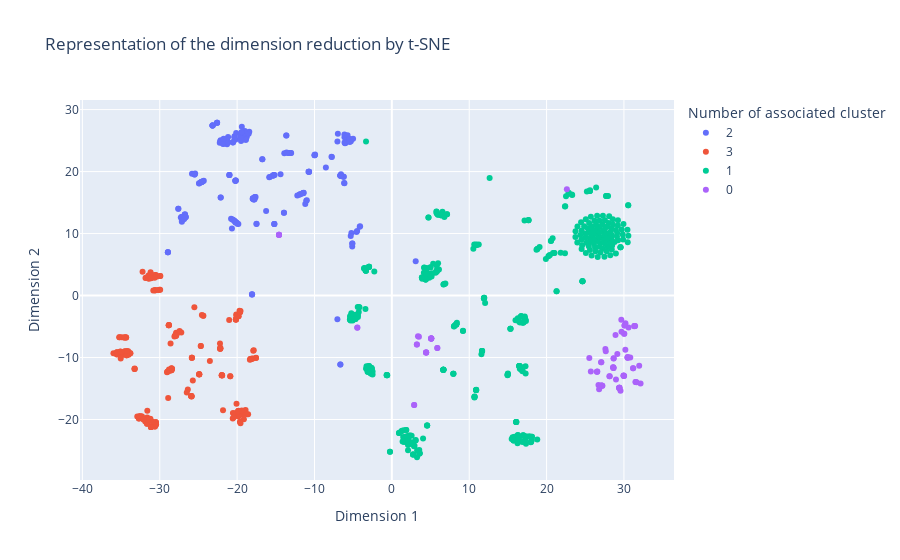

The code cell stored with this chart in its notebook:
### Markdown cell above
## Visualisation

### Code cell
# representing the data
fig = px.scatter(df_tsne, x="TSNE_DIM1", y="TSNE_DIM2",color="cluster",
                 labels= {
                     "TSNE_DIM1": "Dimension 1",
                     "TSNE_DIM2": "Dimension 2",
                     "cluster": "Number of associated cluster"
                 },
                 title= "Representation of the dimension reduction by t-SNE")
fig.show()

### Figure 1 — Plotly figure (JSON) as saved in the notebook; plotly's stock layout.template omitted (floating-point values rounded to 4 significant figures; data arrays with more than 128 entries replaced by an {"elided": "..."} marker saying what was removed)
{"data": [{"hovertemplate": "Number of associated cluster=2<br>Dimension 1=%{x}<br>Dimension 2=%{y}<extra></extra>", "legendgroup": "2", "marker": {"color": "#636efa", "symbol": "circle"}, "mode": "markers", "name": "2", "orientation": "v", "showlegend": true, "type": "scatter", "x": {"elided": "199 float values"}, "xaxis": "x", "y": {"elided": "199 float values"}, "yaxis": "y"}, {"hovertemplate": "Number of associated cluster=3<br>Dimension 1=%{x}<br>Dimension 2=%{y}<extra></extra>", "legendgroup": "3", "marker": {"color": "#EF553B", "symbol": "circle"}, "mode": "markers", "name": "3", "orientation": "v", "showlegend": true, "type": "scatter", "x": {"elided": "198 float values"}, "xaxis": "x", "y": {"elided": "198 float values"}, "yaxis": "y"}, {"hovertemplate": "Number of associated cluster=1<br>Dimension 1=%{x}<br>Dimension 2=%{y}<extra></extra>", "legendgroup": "1", "marker": {"color": "#00cc96", "symbol": "circle"}, "mode": "markers", "name": "1", "orientation": "v", "showlegend": true, "type": "scatter", "x": {"elided": "405 float values"}, "xaxis": "x", "y": {"elided": "405 float values"}, "yaxis": "y"}, {"hovertemplate": "Number of associated cluster=0<br>Dimension 1=%{x}<br>Dimension 2=%{y}<extra></extra>", "legendgroup": "0", "marker": {"color": "#ab63fa", "symbol": "circle"}, "mode": "markers", "name": "0", "orientation": "v", "showlegend": true, "type": "scatter", "x": [-4.467, 26.71, 25.72, 31.18, 27.04, 3.38, 2.885, 4.433, 4.433, 28.63, 29.97, 4.434, 27.6, -14.58, 30.2, 30.18, 5.09, 30.49, 29.97, 29.4, 28.65, 25.52, 30.59, 30.82, 28.12, 27.65, 31.36, 2.886, 31.34, 29.96, 28.61, 27.2, -14.59, 5.089, 28.17, -14.59, 28.61, 5.88, 3.5, 5.087, 30.03, 30.08, 28.97, 28.67, -4.461, 31.64, 29.41, 3.233, 29.42, 30.48, 5.877, 29.56, 5.087, 31.51, 28.65, 27.2, 32.15, 31.97, 29.96, 29.38, 29.39, 30.48, 26.56, 26.53, 30.47, 3.236, 30.05, 31.37, 26.79, 31.5, 27.1, 27.1, 30.02, 30.08, 29.66, 5.09, 5.089, -14.59, 26.5, 31.44, 28.67, 28.91, 27.08, 4.433, 29.14, 22.62, 31.19, 29.68], "xaxis": "x", "y": [-5.179, -14.45, -12.24, -11.74, -10.78, -6.564, -17.66, -9.188, -9.188, -11.63, -12.92, -9.187, -8.627, 9.78, -4.477, -8.753, -6.929, -9.928, -12.93, -14.86, -11.69, -10.08, -5.152, -10.0, -13.0, -8.972, -4.927, -17.67, -4.968, -12.95, -11.58, -14.56, 9.797, -6.929, -13.04, 9.797, -11.6, -8.482, -6.651, -6.927, -6.183, -4.853, -13.53, -10.17, -5.161, -13.97, -14.87, -7.896, -14.88, -10.03, -8.475, -15.37, -6.927, -13.95, -11.68, -14.56, -14.21, -11.33, -12.95, -14.9, -14.86, -10.03, -12.27, -12.3, -9.975, -7.898, -6.161, -4.928, -15.12, -13.96, -14.5, -14.5, -12.98, -4.843, -3.896, -6.917, -6.917, 9.797, -12.29, -4.929, -10.12, -6.363, -10.76, -9.188, -9.422, 17.13, -11.72, -5.853], "yaxis": "y"}], "layout": {"legend": {"title": {"text": "Number of associated cluster"}, "tracegroupgap": 0}, "title": {"text": "Representation of the dimension reduction by t-SNE"}, "xaxis": {"anchor": "y", "domain": [0, 1], "title": {"text": "Dimension 1"}}, "yaxis": {"anchor": "x", "domain": [0, 1], "title": {"text": "Dimension 2"}}}}
